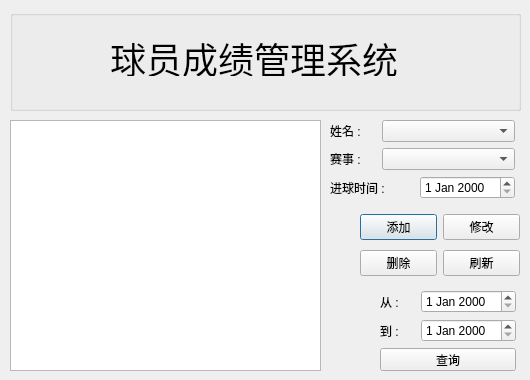
<?xml version="1.0" encoding="UTF-8"?>
<ui version="4.0">
 <class>scoreDialog</class>
 <widget class="QDialog" name="scoreDialog">
  <property name="geometry">
   <rect>
    <x>0</x>
    <y>0</y>
    <width>530</width>
    <height>380</height>
   </rect>
  </property>
  <property name="windowTitle">
   <string>Dialog</string>
  </property>
  <widget class="QGroupBox" name="groupBox">
   <property name="geometry">
    <rect>
     <x>10</x>
     <y>10</y>
     <width>511</width>
     <height>101</height>
    </rect>
   </property>
   <property name="title">
    <string/>
   </property>
   <widget class="QLabel" name="label_8">
    <property name="geometry">
     <rect>
      <x>100</x>
      <y>30</y>
      <width>288</width>
      <height>36</height>
     </rect>
    </property>
    <property name="font">
     <font>
      <pointsize>27</pointsize>
     </font>
    </property>
    <property name="text">
     <string>球员成绩管理系统</string>
    </property>
   </widget>
  </widget>
  <widget class="QTableView" name="tableView">
   <property name="geometry">
    <rect>
     <x>10</x>
     <y>120</y>
     <width>311</width>
     <height>251</height>
    </rect>
   </property>
  </widget>
  <widget class="QWidget" name="layoutWidget">
   <property name="geometry">
    <rect>
     <x>360</x>
     <y>210</y>
     <width>160</width>
     <height>71</height>
    </rect>
   </property>
   <layout class="QVBoxLayout" name="verticalLayout_2">
    <item>
     <layout class="QHBoxLayout" name="horizontalLayout_6">
      <item>
       <widget class="QPushButton" name="pushButton">
        <property name="text">
         <string>添加</string>
        </property>
       </widget>
      </item>
      <item>
       <widget class="QPushButton" name="pushButton_2">
        <property name="text">
         <string>修改</string>
        </property>
       </widget>
      </item>
     </layout>
    </item>
    <item>
     <layout class="QHBoxLayout" name="horizontalLayout_7">
      <item>
       <widget class="QPushButton" name="pushButton_3">
        <property name="text">
         <string>删除</string>
        </property>
       </widget>
      </item>
      <item>
       <widget class="QPushButton" name="pushButton_4">
        <property name="text">
         <string>刷新</string>
        </property>
       </widget>
      </item>
     </layout>
    </item>
   </layout>
  </widget>
  <widget class="QWidget" name="layoutWidget_2">
   <property name="geometry">
    <rect>
     <x>330</x>
     <y>120</y>
     <width>185</width>
     <height>80</height>
    </rect>
   </property>
   <layout class="QVBoxLayout" name="verticalLayout">
    <item>
     <layout class="QHBoxLayout" name="horizontalLayout">
      <item>
       <widget class="QLabel" name="label">
        <property name="text">
         <string>姓名 : </string>
        </property>
       </widget>
      </item>
      <item>
       <widget class="QComboBox" name="comboBox">
        <property name="minimumSize">
         <size>
          <width>133</width>
          <height>0</height>
         </size>
        </property>
        <property name="maximumSize">
         <size>
          <width>133</width>
          <height>16777215</height>
         </size>
        </property>
       </widget>
      </item>
     </layout>
    </item>
    <item>
     <layout class="QHBoxLayout" name="horizontalLayout_2">
      <item>
       <widget class="QLabel" name="label_2">
        <property name="text">
         <string>赛事 : </string>
        </property>
       </widget>
      </item>
      <item>
       <widget class="QComboBox" name="comboBox_2">
        <property name="minimumSize">
         <size>
          <width>133</width>
          <height>0</height>
         </size>
        </property>
        <property name="maximumSize">
         <size>
          <width>133</width>
          <height>16777215</height>
         </size>
        </property>
       </widget>
      </item>
     </layout>
    </item>
    <item>
     <layout class="QHBoxLayout" name="horizontalLayout_3">
      <item>
       <widget class="QLabel" name="label_3">
        <property name="text">
         <string>进球时间 : </string>
        </property>
       </widget>
      </item>
      <item>
       <widget class="QDateEdit" name="dateEdit"/>
      </item>
     </layout>
    </item>
   </layout>
  </widget>
  <widget class="QWidget" name="layoutWidget_3">
   <property name="geometry">
    <rect>
     <x>380</x>
     <y>290</y>
     <width>136</width>
     <height>81</height>
    </rect>
   </property>
   <layout class="QVBoxLayout" name="verticalLayout_3">
    <item>
     <layout class="QHBoxLayout" name="horizontalLayout_8">
      <item>
       <widget class="QLabel" name="label_5">
        <property name="text">
         <string>从 : </string>
        </property>
       </widget>
      </item>
      <item>
       <widget class="QDateEdit" name="dateEdit_2"/>
      </item>
     </layout>
    </item>
    <item>
     <layout class="QHBoxLayout" name="horizontalLayout_9">
      <item>
       <widget class="QLabel" name="label_6">
        <property name="text">
         <string>到 : </string>
        </property>
       </widget>
      </item>
      <item>
       <widget class="QDateEdit" name="dateEdit_3"/>
      </item>
     </layout>
    </item>
    <item>
     <widget class="QPushButton" name="pushButton_5">
      <property name="text">
       <string>查询</string>
      </property>
     </widget>
    </item>
   </layout>
  </widget>
 </widget>
 <resources/>
 <connections/>
</ui>
